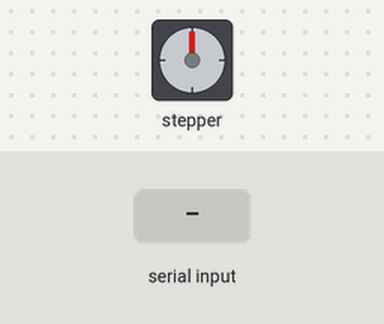
This sketch was run on a simulated Arduino Uno, built with avr-gcc and run on an emulated ATmega328P. Parts: stepper motor. Inputs (shaded band) come from the test bench. Stepper angles assume 200 steps per turn; what the sketch prints to the serial monitor is not drawn.

Above: at 1.2 s.
1.3 s: "3\n" received over Serial
4.3 s: "90,45\n" received over Serial
Timing chart, 0 to 13.3 s (numbered marks = the images above; inputs shaded):
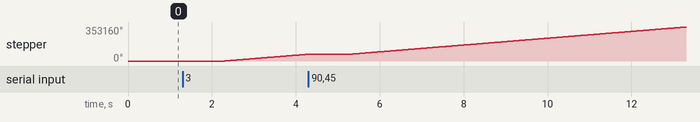

Measured:
- after the input at 1.3 s, stepper: keeps turning clockwise at about 35494°/s, starting after 1.0 s

The sketch:

lab10excercise1.ino
```cpp
#include <Stepper.h>

// Define the number of steps per revolution
const int stepsPerRevolution = 200;

// Initialize the stepper motor with the number of steps and pins used
Stepper myStepper(stepsPerRevolution, 8, 9, 10, 11); // Pins connected to IN1, IN2, IN3, IN4 of ULN2003A

bool isMoving = false; // Flag to indicate if the motor is currently moving
int direction = 1; // Variable to store the direction of movement

void setup() {
  // Set the speed of the stepper motor (in RPM)
  myStepper.setSpeed(60); // Default speed (you can change this)
  Serial.begin(9600); // Initialize serial communication

  // Initial prompt
  Serial.println("Enter '1' for clockwise rotation, '2' for anti-clockwise rotation,");
  Serial.println("Press '3' to start and change speed. Enter the new speed after '3'.");
}

void loop() {
  if (Serial.available() > 0) {
    int command = Serial.parseInt(); // Read the serial input as integer

    switch(command) {
      case 1: // Clockwise rotation
        direction = 1;
        isMoving = true;
        break;
      case 2: // Anti-clockwise rotation
        direction = -1;
        isMoving = true;
        break;
      case 3: // Change speed
        Serial.println("Enter the new speed (RPM):");
        isMoving = true;
        while (!Serial.available()) {} // Wait until user input
        int newSpeed = Serial.parseInt();
        myStepper.setSpeed(newSpeed);
        Serial.print("Stepper motor speed changed to ");
        Serial.print(newSpeed);
        Serial.println(" RPM.");
        break;
      case 0: // Stop the motor
        myStepper.setSpeed(0); // Set speed to 0
        isMoving = false;
        Serial.println("Stepper motor stopped.");
        break;
      default:
        Serial.println("Invalid command. Please enter '0', '1', '2', or '3'.");
        break;
    }
  }

  // If the motor is supposed to be moving, keep stepping in the specified direction
  if (isMoving) {
    myStepper.step(stepsPerRevolution * direction);

    delay(10); // Small delay to ensure steps are executed properly
  }
}
```
